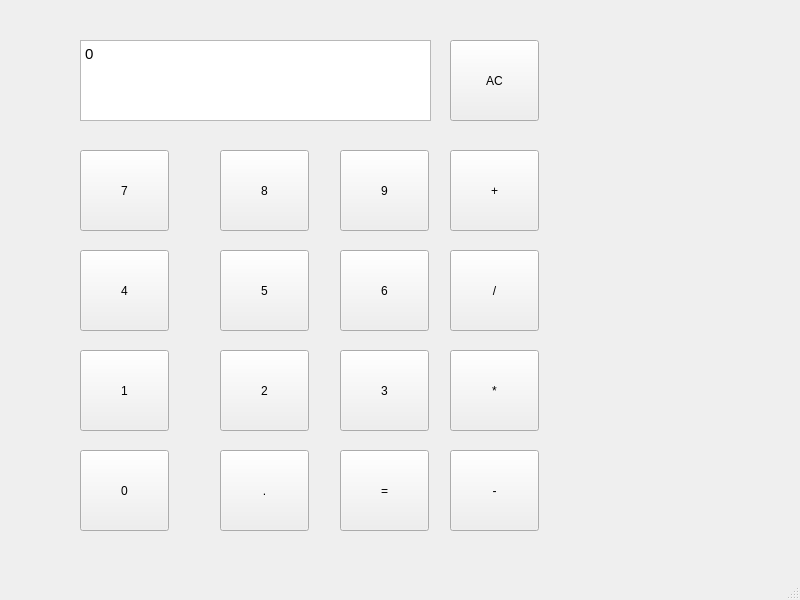
<?xml version="1.0" encoding="UTF-8"?>
<ui version="4.0">
 <class>MainWindow</class>
 <widget class="QMainWindow" name="MainWindow">
  <property name="geometry">
   <rect>
    <x>0</x>
    <y>0</y>
    <width>800</width>
    <height>600</height>
   </rect>
  </property>
  <property name="windowTitle">
   <string>MainWindow</string>
  </property>
  <widget class="QWidget" name="centralwidget">
   <widget class="QPushButton" name="pushButton">
    <property name="geometry">
     <rect>
      <x>80</x>
      <y>150</y>
      <width>89</width>
      <height>81</height>
     </rect>
    </property>
    <property name="text">
     <string>7</string>
    </property>
   </widget>
   <widget class="QPushButton" name="pushButton_2">
    <property name="geometry">
     <rect>
      <x>80</x>
      <y>250</y>
      <width>89</width>
      <height>81</height>
     </rect>
    </property>
    <property name="text">
     <string>4</string>
    </property>
   </widget>
   <widget class="QPushButton" name="pushButton_3">
    <property name="geometry">
     <rect>
      <x>80</x>
      <y>350</y>
      <width>89</width>
      <height>81</height>
     </rect>
    </property>
    <property name="text">
     <string>1</string>
    </property>
   </widget>
   <widget class="QPushButton" name="pushButton_4">
    <property name="geometry">
     <rect>
      <x>220</x>
      <y>150</y>
      <width>89</width>
      <height>81</height>
     </rect>
    </property>
    <property name="text">
     <string>8</string>
    </property>
   </widget>
   <widget class="QPushButton" name="pushButton_5">
    <property name="geometry">
     <rect>
      <x>220</x>
      <y>250</y>
      <width>89</width>
      <height>81</height>
     </rect>
    </property>
    <property name="text">
     <string>5</string>
    </property>
   </widget>
   <widget class="QPushButton" name="pushButton_6">
    <property name="geometry">
     <rect>
      <x>220</x>
      <y>350</y>
      <width>89</width>
      <height>81</height>
     </rect>
    </property>
    <property name="text">
     <string>2</string>
    </property>
   </widget>
   <widget class="QPushButton" name="pushButton_7">
    <property name="geometry">
     <rect>
      <x>340</x>
      <y>150</y>
      <width>89</width>
      <height>81</height>
     </rect>
    </property>
    <property name="text">
     <string>9</string>
    </property>
   </widget>
   <widget class="QPushButton" name="pushButton_8">
    <property name="geometry">
     <rect>
      <x>340</x>
      <y>250</y>
      <width>89</width>
      <height>81</height>
     </rect>
    </property>
    <property name="text">
     <string>6</string>
    </property>
   </widget>
   <widget class="QPushButton" name="pushButton_9">
    <property name="geometry">
     <rect>
      <x>340</x>
      <y>350</y>
      <width>89</width>
      <height>81</height>
     </rect>
    </property>
    <property name="text">
     <string>3</string>
    </property>
   </widget>
   <widget class="QPushButton" name="pushButton_11">
    <property name="geometry">
     <rect>
      <x>450</x>
      <y>250</y>
      <width>89</width>
      <height>81</height>
     </rect>
    </property>
    <property name="text">
     <string>/</string>
    </property>
   </widget>
   <widget class="QPushButton" name="pushButton_12">
    <property name="geometry">
     <rect>
      <x>450</x>
      <y>350</y>
      <width>89</width>
      <height>81</height>
     </rect>
    </property>
    <property name="text">
     <string>*</string>
    </property>
   </widget>
   <widget class="QPushButton" name="pushButton_13">
    <property name="geometry">
     <rect>
      <x>450</x>
      <y>450</y>
      <width>89</width>
      <height>81</height>
     </rect>
    </property>
    <property name="text">
     <string>-</string>
    </property>
   </widget>
   <widget class="QPushButton" name="pushButton_14">
    <property name="geometry">
     <rect>
      <x>450</x>
      <y>40</y>
      <width>89</width>
      <height>81</height>
     </rect>
    </property>
    <property name="text">
     <string>AC</string>
    </property>
   </widget>
   <widget class="QPushButton" name="pushButton_15">
    <property name="geometry">
     <rect>
      <x>340</x>
      <y>450</y>
      <width>89</width>
      <height>81</height>
     </rect>
    </property>
    <property name="text">
     <string>=</string>
    </property>
   </widget>
   <widget class="QPushButton" name="pushButton_16">
    <property name="geometry">
     <rect>
      <x>80</x>
      <y>450</y>
      <width>89</width>
      <height>81</height>
     </rect>
    </property>
    <property name="text">
     <string>0</string>
    </property>
   </widget>
   <widget class="QPushButton" name="pushButton_17">
    <property name="geometry">
     <rect>
      <x>450</x>
      <y>150</y>
      <width>89</width>
      <height>81</height>
     </rect>
    </property>
    <property name="text">
     <string>+</string>
    </property>
   </widget>
   <widget class="QTextEdit" name="textEdit">
    <property name="geometry">
     <rect>
      <x>80</x>
      <y>40</y>
      <width>351</width>
      <height>81</height>
     </rect>
    </property>
    <property name="html">
     <string>&lt;!DOCTYPE HTML PUBLIC &quot;-//W3C//DTD HTML 4.0//EN&quot; &quot;http://www.w3.org/TR/REC-html40/strict.dtd&quot;&gt;
&lt;html&gt;&lt;head&gt;&lt;meta name=&quot;qrichtext&quot; content=&quot;1&quot; /&gt;&lt;style type=&quot;text/css&quot;&gt;
p, li { white-space: pre-wrap; }
&lt;/style&gt;&lt;/head&gt;&lt;body style=&quot; font-family:'Ubuntu'; font-size:11pt; font-weight:400; font-style:normal;&quot;&gt;
&lt;p style=&quot; margin-top:0px; margin-bottom:0px; margin-left:0px; margin-right:0px; -qt-block-indent:0; text-indent:0px;&quot;&gt;0&lt;/p&gt;&lt;/body&gt;&lt;/html&gt;</string>
    </property>
   </widget>
   <widget class="QPushButton" name="pushButton_18">
    <property name="geometry">
     <rect>
      <x>220</x>
      <y>450</y>
      <width>89</width>
      <height>81</height>
     </rect>
    </property>
    <property name="text">
     <string>.</string>
    </property>
   </widget>
  </widget>
  <widget class="QMenuBar" name="menubar">
   <property name="geometry">
    <rect>
     <x>0</x>
     <y>0</y>
     <width>800</width>
     <height>22</height>
    </rect>
   </property>
  </widget>
  <widget class="QStatusBar" name="statusbar"/>
 </widget>
 <resources/>
 <connections>
  <connection>
   <sender>pushButton_14</sender>
   <signal>clicked()</signal>
   <receiver>textEdit</receiver>
   <slot>clear()</slot>
   <hints>
    <hint type="sourcelabel">
     <x>525</x>
     <y>205</y>
    </hint>
    <hint type="destinationlabel">
     <x>495</x>
     <y>102</y>
    </hint>
   </hints>
  </connection>
 </connections>
</ui>
